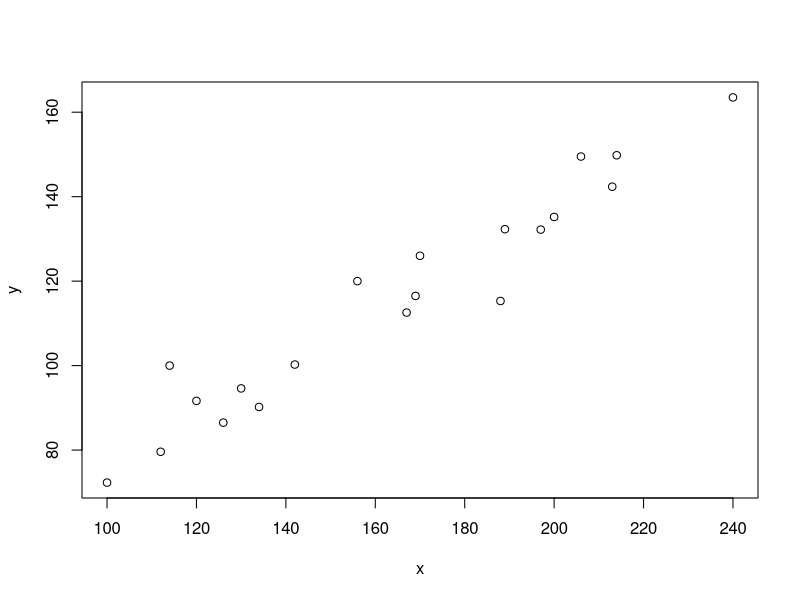
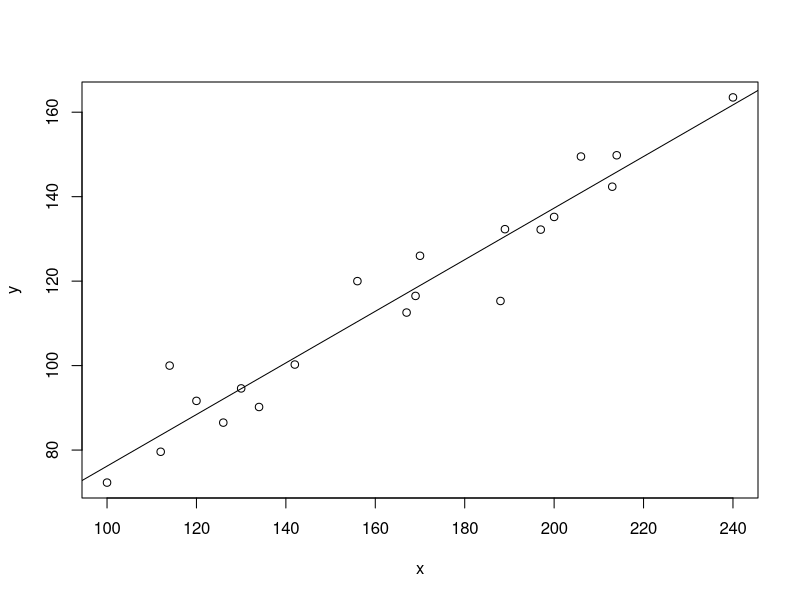

R code for these plots, in order:


#### set a working directory: Session>Set Working Directory>Choose Directory
# or type
####setwd("C:/...")

# load datafile
df=read.csv("example.csv")


install.packages("quantmod")
install.packages("stats")
library("quantmod")
library("stats")

# define the variables
y = df$Y  # dependent variable
x = df$X  # explanatory variable

# scatter plot
plot(x,y)

# run a simple regression
result = lm(y~x)
summary(result)

#
### calculate the predicted y when x=250
#

yhat1 = 15.11+0.61*250
#more precise prediction
yhat2 = result$coefficients[1]+result$coefficients[2]*250

#
# calculate predicted or fitted values
yhat = result$fitted.values
#calculate the residuals
res = y - yhat
res1 = result$residuals
cbind(res,res1)

#plot the fitted line
plot(x,y)
abline(a=result$coefficients[1],b=result$coefficients[2])

# create a new variable x2
set.seed(1234)
x2=rnorm(20)

# estimate the multiple regression

res2= lm(y~x+x2)
summary(res2)

# Test for multiple regression
#install.packages("car")
library(car)

#Testing for H0: interecpt=0 and x=0.5
linearHypothesis(res2,c("(Intercept)=0","x=0.5"))
# Pvalue is 8.9e-14. Therefore we reject H0.

#Testing for H0: x=0.5 and x1=0.5
linearHypothesis(res2,c("x=0.5","x2=0.5"))
# Pvalue is 0.009. Therefore we reject H0


#Testing for H0: x2=3
linearHypothesis(res2,"x2=3")
# Pvalue is 0.92. Therefore we fail to reject H0

